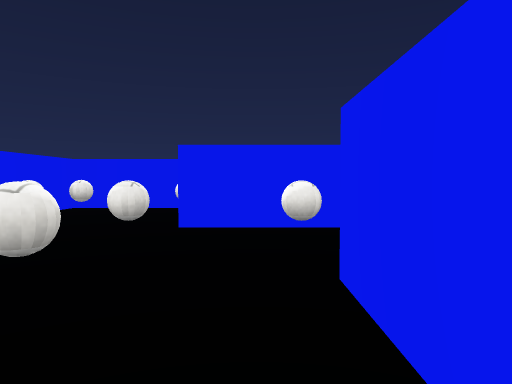
[1] (above)

24 first-person views from a walk through a Unity game level. The camera is 0.54 m above the floor, tilts 2° down and sees 70° across. The floor is counted in squares, 1 m on a side. Each view is taken from the middle of a square. On the plan, view 1 faces up. The plan holds only what a view shows up to about 9 squares ahead; the rest is blank. The place goes on beyond the plan. The player character is not drawn. Surface patterns are stand-ins for the level's own textures.

[2]
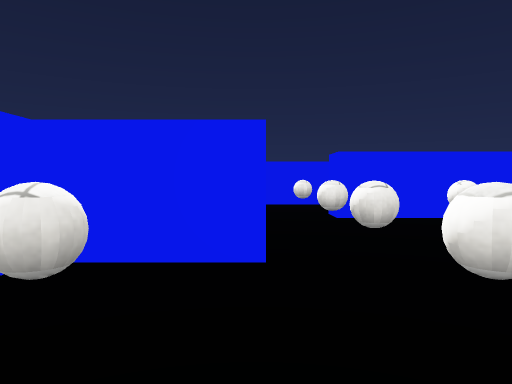

[3]
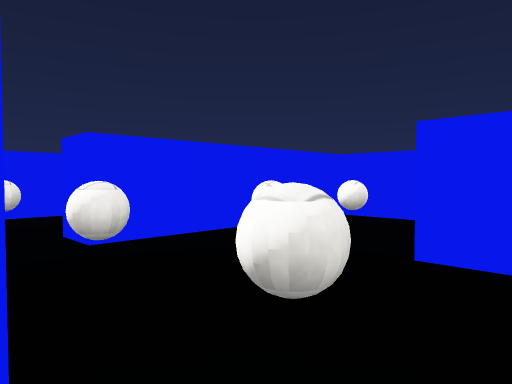

[4]
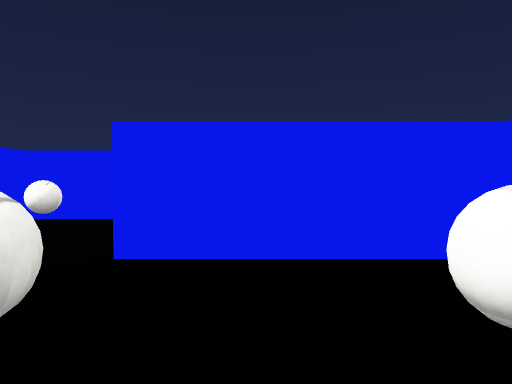

[5]
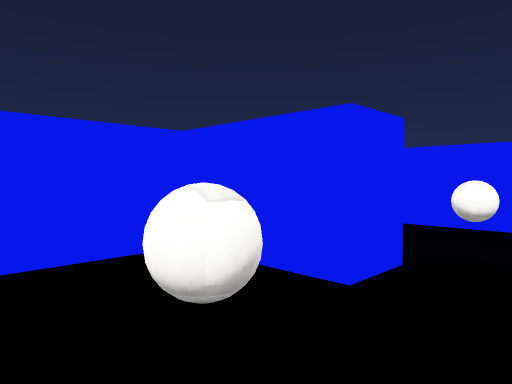

[6]
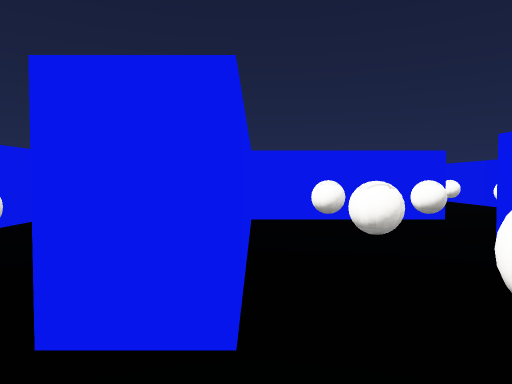

[7]
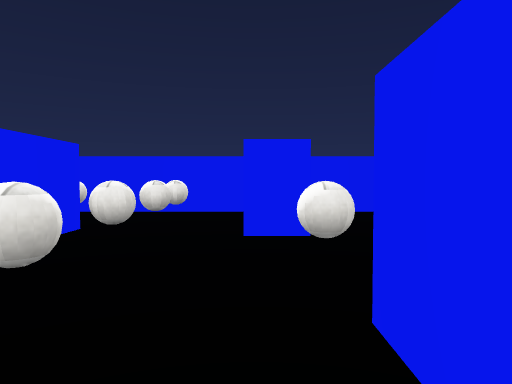

[8]
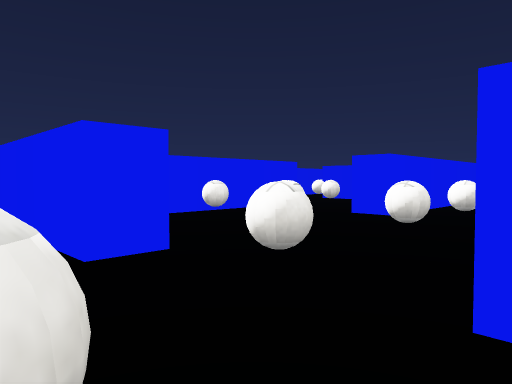

[9]
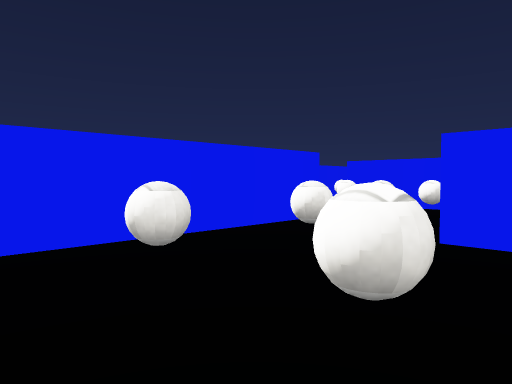

[10]
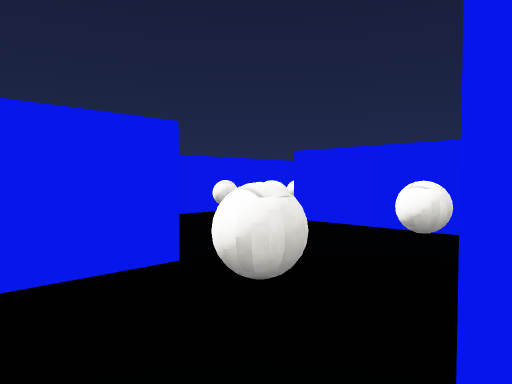

[11]
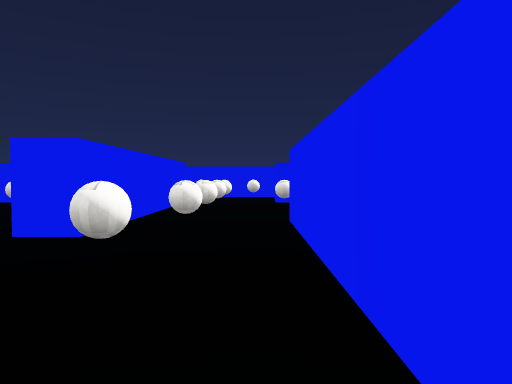

[12]
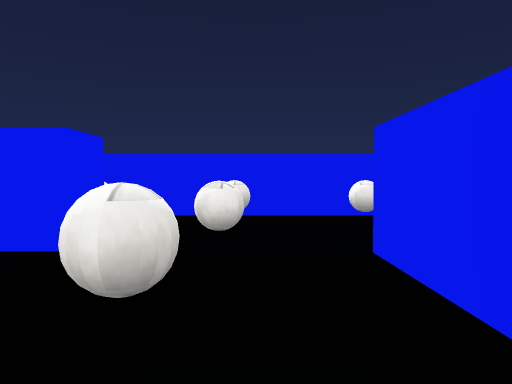

[13]
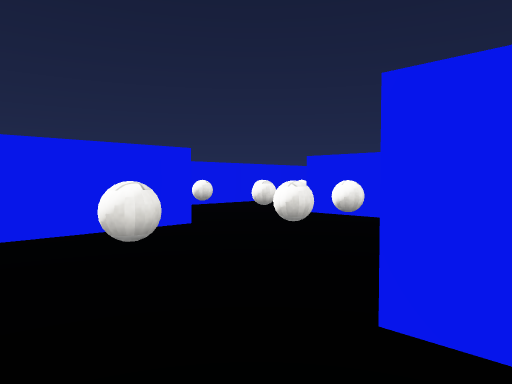

[14]
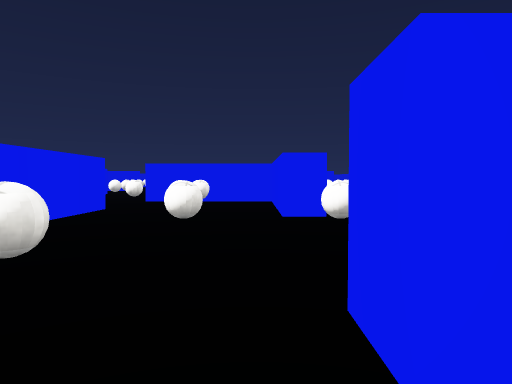

[15]
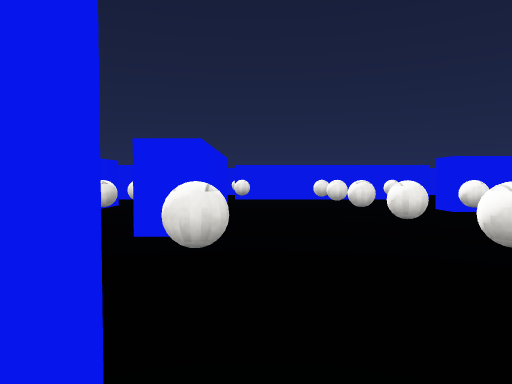

[16]
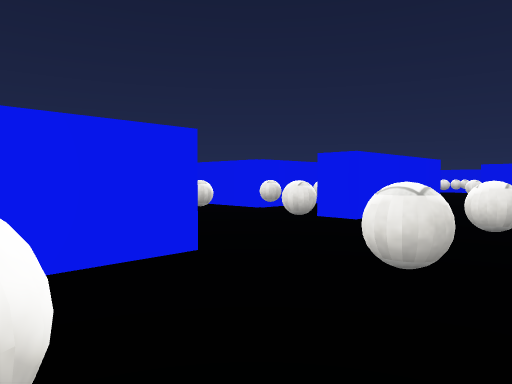

[17]
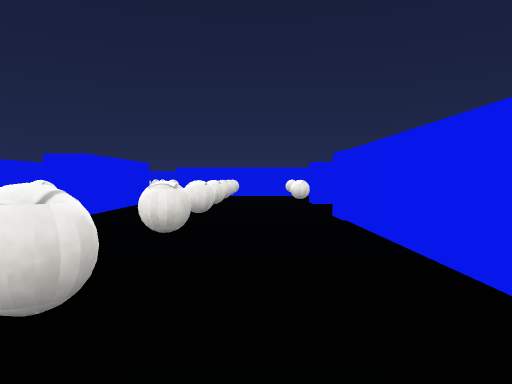

[18]
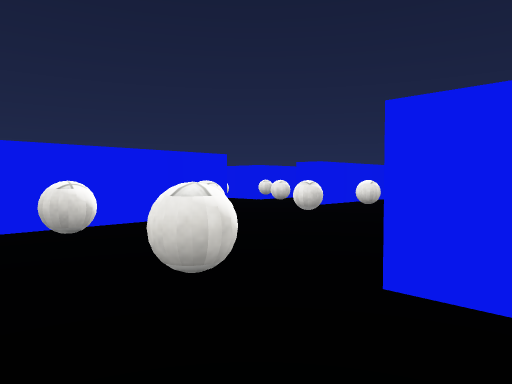

[19]
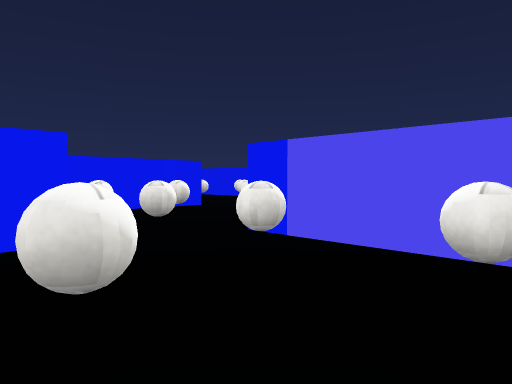

[20]
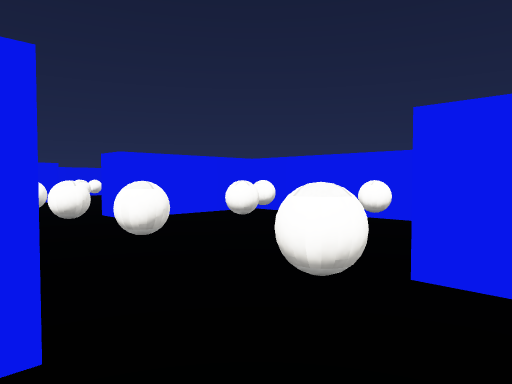

[21]
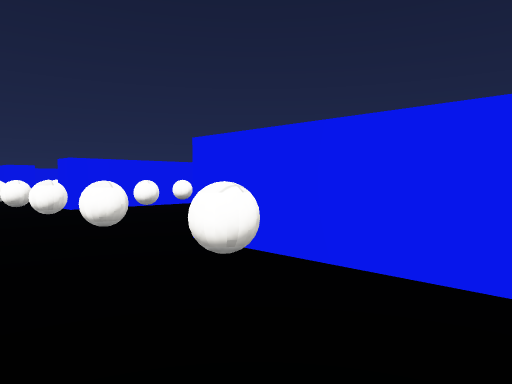

[22]
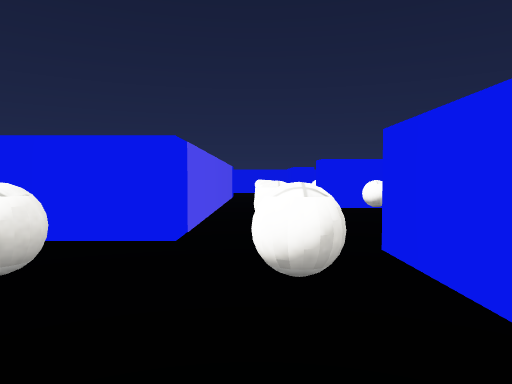

[23]
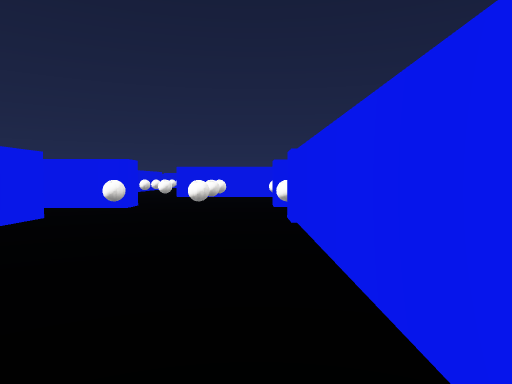

[24]
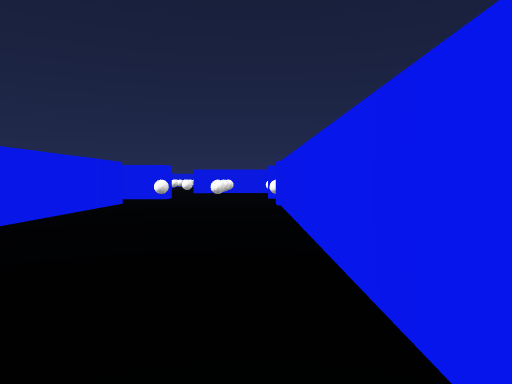

### Floor plan
Points are (right, up) in squares from view 1. A wall is a line through its corners. A room is listed if a view was taken in it or the views show most of it. See-through windows are left out.
Room 1 (views 1, 3, 4, 5)
walls: (-1.9, 1.4) (-3.5, 1.4); (-1, -0.6) (0.5, -0.6) (0.5, 2)
ways out: opening at (-2.5, -1) to room 2; opening at (-0.5, 2) to room 3
objects: other object (-1, 0); other object (-1, 2)
Room 2 (views 2, 7, 8, 11, 12, 13, 14, 15, 16, 17, 20, 21, 22, 23, 24)
walls: (-6.4, -10.5) (1.1, -10.5); (-1.3, -3.4) (0, -3.4); (-1, -1.4) (-1, -0.6); (1.1, -3.4) (1.1, -7.1) (-2.9, -7.1); (2.9, -7.6) (2.9, -4.4) (3.5, -4.4) (3.5, -7.6) (2.9, -7.6); (3.7, -10.3) (3.7, -13.3); (4.2, -14) (6.8, -14); (4.1, -1.3) (3.4, -1.3) (3.4, -0.6); (7.2, -12.3) (7.2, -7.5); (8.2, -5) (7.2, -5) (7.2, -4.4) (10.9, -4.4) (10.9, -1.2); (7.6, -0.6) (8.6, -0.6) (8.6, -1.3) (5.9, -1.3); (12.4, 1.4) (7.2, 1.4)
ways out: opening at (-2.5, -1) to room 1; opening at (2.5, -1) to room 4; opening at (8, 0.5) to room 4; opening at (7, -13) to room 5; opening at (2, -11)
objects: other object (-1, -3); other object (2, -9); other object (2, -8); other object (2, -6); other object (2, -5); other object (4, -9); other object (4, -3); other object (5, -13); other object (5, -12); other object (5, -11); other object (5, -9); other object (5, -8); other object (5, -6); other object (5, -5); other object (5, -3); other object (7, -3); other object (8, -3); other object (8, 0); other object (10, -3); other object (10, -1); other object (10, 0); other object (11, 0); other object (12, 0)
Room 3 (view 6)
walls: (0.5, 4.1) (-0.9, 4.1) (-0.9, 4.8)
ways out: opening at (-0.5, 2) to room 1; opening at (-2.5, 4); opening at (1, 3)
objects: other object (-1, 3); other object (0, 3)
Room 4 (views 9, 10)
walls: (3.5, 1.9) (3.5, 1.4) (2.9, 1.4) (2.9, 2.4); (7.2, 1.4) (7.2, 2.1); (3.4, -0.6) (7.6, -0.6); (1.1, 2) (1.1, 0.6); (8.4, 4.1) (3.9, 4.1)
ways out: opening at (2.5, -1) to room 2; opening at (8, 0.5) to room 2; opening at (8, 3) to room 6; opening at (2, 2)
objects: other object (2, 0); other object (2, 1); other object (2, 2); other object (3, 0); other object (5, 0); other object (5, 2); other object (5, 3); other object (6, 3); other object (7, 0); other object (8, 3)
Room 5 (views 18, 19)
walls: (6.8, -14) (6.8, -14.5); (10.6, -12.3) (7.2, -12.3); (7.9, -16.8) (10.9, -16.8) (10.9, -14.2)
ways out: opening at (7, -13) to room 2; opening at (11, -13.5)
objects: other object (7, -13); other object (8, -16); other object (8, -13); other object (9, -15); other object (10, -16); other object (10, -13)
Room 6 (no view inside)
walls: (10.9, 3) (10.9, 5.2)
ways out: opening at (8, 3) to room 4; opening at (9.5, 4)
objects: other object (10, 3); other object (10, 4)

Positions as (right, up) in squares from view 1, and headings:
1: (0, 0), facing up
2: (-2, -1), facing up
3: (-2, 1), facing up-right
4: (-2, 1), facing right
5: (-2, 1), facing down-right
6: (-2, 4), facing right
7: (3, -2), facing up
8: (2, -1), facing up-right
9: (4, 1), facing up-right
10: (7, 2), facing up-right
11: (12, 1), facing left
12: (10, -4), facing up
13: (6, -5), facing up-right
14: (2, -4), facing right
15: (4, -11), facing up
16: (6, -12), facing up-left
17: (6, -13), facing up
18: (8, -14), facing up-left
19: (10, -15), facing up-left
20: (6, -12), facing down-right
21: (4, -12), facing down-right
22: (4, -13), facing right
23: (-4, -10), facing right
24: (-7, -10), facing right
